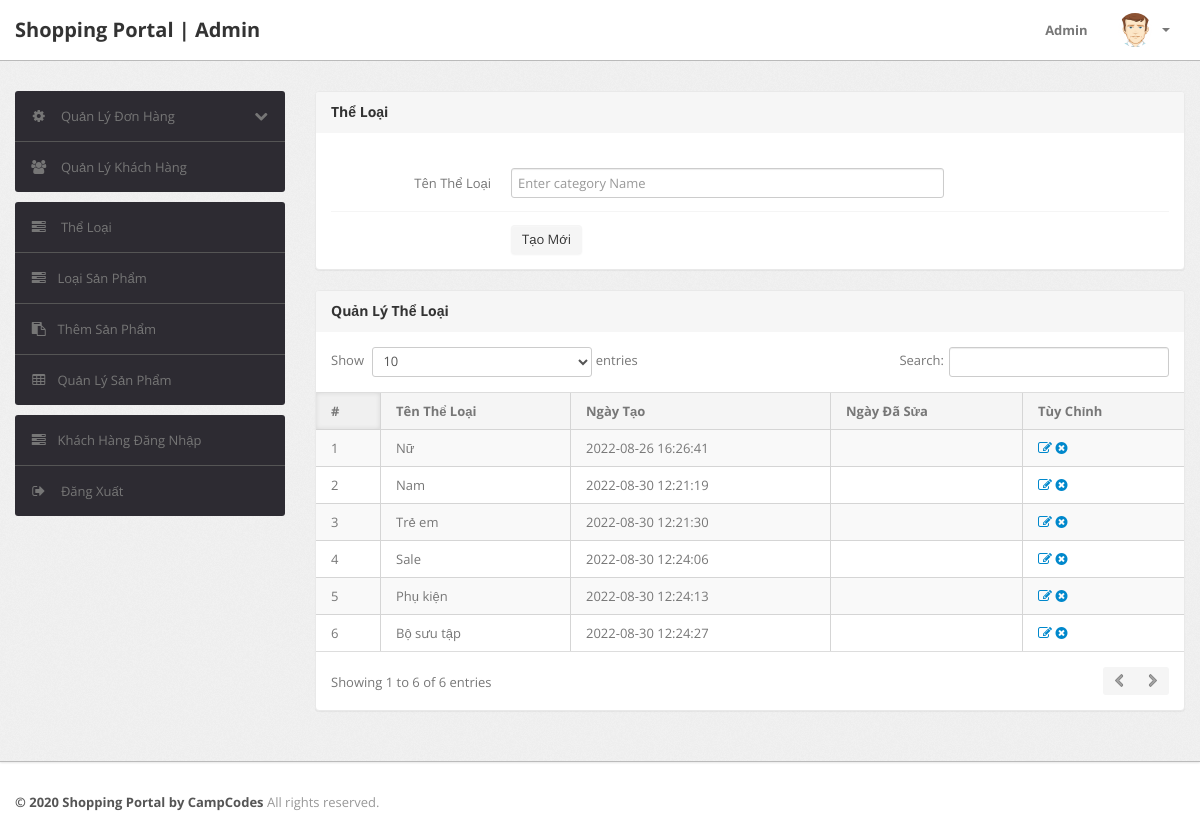
The app's page /shopping/admin/category.php (signed in) with its own data.
### tables this page shows
CREATE TABLE `category` (
  `id` int(11) NOT NULL,
  `categoryName` varchar(255) DEFAULT NULL,
  `creationDate` timestamp NOT NULL DEFAULT current_timestamp(),
  `updationDate` varchar(255) DEFAULT NULL
);

### shopping/admin/category.php (the view, shortened to what this page needs)
<?php
include('include/config.php');
if(strlen($_SESSION['alogin'])==0)
	{
header('location:index.php');
}
else{
?>
<!DOCTYPE html>
<html lang="en">
<head>
	<link type="text/css" href="bootstrap/css/bootstrap.min.css" rel="stylesheet">
	<link type="text/css" href="bootstrap/css/bootstrap-responsive.min.css" rel="stylesheet">
	<link type="text/css" href="css/theme.css" rel="stylesheet">
	<link type="text/css" href="images/icons/css/font-awesome.css" rel="stylesheet">
</head>
<body>
<?php include('include/header.php');?>
	<div class="wrapper">
		<div class="container">
			<div class="row">
<?php include('include/sidebar.php');?>
			<div class="span9">
					<div class="content">
						<div class="module">
							<div class="module-head">
								<h3>Thể Loại</h3>
							</div>
							<div class="module-body">
									<br />
			<form class="form-horizontal row-fluid" name="Category" method="post" >
<div class="control-group">
<label class="control-label" for="basicinput">Tên Thể Loại</label>
<div class="controls">
<input type="text" placeholder="Enter category Name"  name="category" class="span8 tip" required>
</div>
</div>
	<div class="control-group">
											<div class="controls">
												<button type="submit" name="submit" class="btn">Tạo Mới</button>
											</div>
										</div>
									</form>
							</div>
						</div>
	<div class="module">
							<div class="module-head">
								<h3>Quản Lý Thể Loại</h3>
							</div>
							<div class="module-body table">
								<table cellpadding="0" cellspacing="0" border="0" class="datatable-1 table table-bordered table-striped	 display" width="100%">
									<thead>
										<tr>
											<th>#</th>
											<th>Tên Thể Loại</th>
											<th>Ngày Tạo</th>
											<th>Ngày Đã Sửa</th>
											<th>Tùy Chỉnh</th>
										</tr>
									</thead>
									<tbody>
<?php $query=mysqli_query($con,"select * from category");
$cnt=1;
while($row=mysqli_fetch_array($query))
{
?>
										<tr>
											<td><?php echo htmlentities($cnt);?></td>
											<td><?php echo htmlentities($row['categoryName']);?></td>
											<td> <?php echo htmlentities($row['creationDate']);?></td>
											<td><?php echo htmlentities($row['updationDate']);?></td>
											<td>
											<a href="edit-category.php?id=<?php echo $row['id']?>" ><i class="icon-edit"></i></a>
											<a href="category.php?id=<?php echo $row['id']?>&del=delete" onClick="return confirm('Are you sure you want to delete?')"><i class="icon-remove-sign"></i></a></td>
										</tr>
										<?php $cnt=$cnt+1; } ?>
								</table>
							</div>
						</div>
					</div>
				</div>
			</div>
		</div>
	</div>
<?php include('include/footer.php');?>
</body>
<?php } ?>

### shopping/admin/include/header.php (shortened to what this page needs)
<div class="navbar navbar-fixed-top">
		<div class="navbar-inner">
			<div class="container">
			  	<a class="brand" href="index.php">
			  		Shopping Portal | Admin
			  	</a>
				<div class="nav-collapse collapse navbar-inverse-collapse">
					<ul class="nav pull-right">
						<li><a href="#">
							Admin
						</a></li>
						<li class="nav-user dropdown">
							<a href="#" class="dropdown-toggle" data-toggle="dropdown">
								<img src="images/user.png" class="nav-avatar" />
								<b class="caret"></b>
							</a>
						</li>
					</ul>
				</div>
			</div>
		</div>
	</div>

### shopping/admin/include/sidebar.php (shortened to what this page needs)
<div class="span3">
					<div class="sidebar">
<ul class="widget widget-menu unstyled">
							<li>
								<a class="collapsed" data-toggle="collapse" href="#togglePages">
									<i class="menu-icon icon-cog"></i>
									<i class="icon-chevron-down pull-right"></i><i class="icon-chevron-up pull-right"></i>
									Quản Lý Đơn Hàng
								</a>
							</li>
							<li>
								<a href="manage-users.php">
									<i class="menu-icon icon-group"></i>
									Quản Lý Khách Hàng
								</a>
							</li>
						</ul>
						<ul class="widget widget-menu unstyled">
                                <li><a href="category.php"><i class="menu-icon icon-tasks"></i> Thể Loại </a></li>
                                <li><a href="subcategory.php"><i class="menu-icon icon-tasks"></i>Loại Sản Phẩm</a></li>
                                <li><a href="insert-product.php"><i class="menu-icon icon-paste"></i>Thêm Sản Phẩm</a></li>
                                <li><a href="manage-products.php"><i class="menu-icon icon-table"></i>Quản Lý Sản Phẩm </a></li>
                            </ul>
						<ul class="widget widget-menu unstyled">
							<li><a href="user-logs.php"><i class="menu-icon icon-tasks"></i>Khách Hàng Đăng Nhập </a></li>
							<li>
								<a href="logout.php">
									<i class="menu-icon icon-signout"></i>
									Đăng Xuất
								</a>
							</li>
						</ul>
					</div>
				</div>

### shopping/admin/include/footer.php
<div class="footer">
	<div class="container">
		<b class="copyright">&copy; 2020 Shopping Portal by CampCodes </b> All rights reserved.
	</div>
</div>

### records on screen
category: categoryName "Nữ", creationDate "2022-08-26 16:26:41"
category: categoryName "Nam", creationDate "2022-08-30 12:21:19"
category: categoryName "Trẻ em", creationDate "2022-08-30 12:21:30"
category: categoryName "Sale", creationDate "2022-08-30 12:24:06"
category: categoryName "Phụ kiện", creationDate "2022-08-30 12:24:13"
category: categoryName "Bộ sưu tập", creationDate "2022-08-30 12:24:27"
